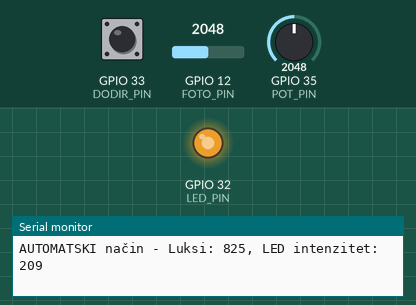
Simulated run of this sketch. Board: ESP32. Shown: output pins drawn as LEDs (lit = HIGH), the last lines printed to the serial monitor. The inputs (shaded band) are chosen by the test bench; at power-on: GPIO 33 (DODIR_PIN) HIGH, GPIO 35 (POT_PIN) = 2048, GPIO 12 (FOTO_PIN) = 2048.

Above: at 1.2 s.
1.3 s: GPIO 33 (DODIR_PIN) pulled LOW for 0.15 s
At 2.5 s:
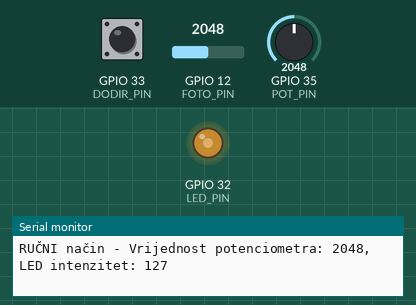
2.9 s: GPIO 35 (POT_PIN) set to 2866
At 4.0 s:
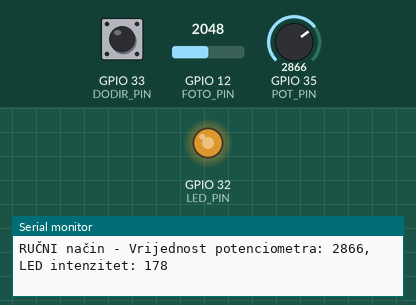
4.4 s: GPIO 33 (DODIR_PIN) pulled LOW for 1 s
At 5.4 s:
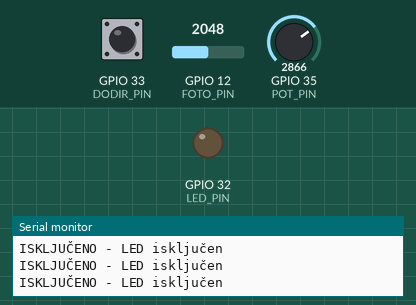
6.9 s: GPIO 33 (DODIR_PIN) pulsed LOW 5 times (0.12 s each, 0.3 s apart)
At 8.7 s:
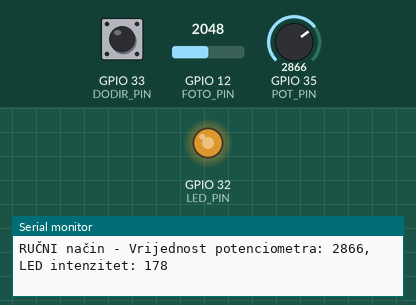
9.9 s: GPIO 35 (POT_PIN) set to 491
At 10.4 s:
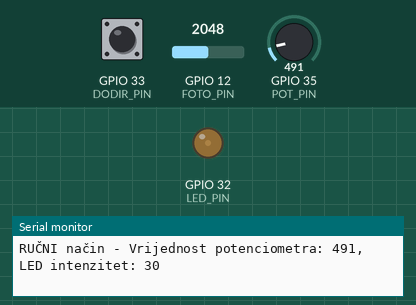
11.4 s: GPIO 35 (POT_PIN) set to 0
At 11.9 s:
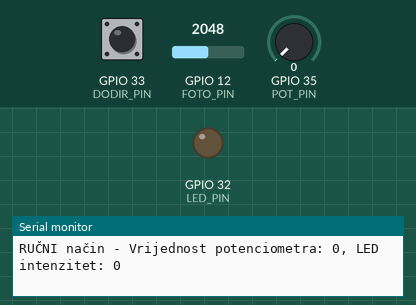
Timing chart, 0 to 13.9 s (numbered marks = the images above; inputs shaded):
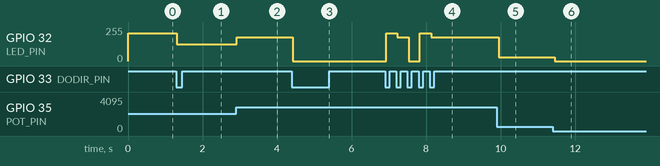

Measured:
- after the input at 1.3 s, GPIO 32 (LED_PIN): 209/255 → 127/255 at once
- after the input at 2.9 s, GPIO 32 (LED_PIN): 127/255 → 178/255 at once
- after the input at 4.4 s, GPIO 32 (LED_PIN): 178/255 → 0/255 at once
- after the input at 6.9 s, GPIO 32 (LED_PIN): 0/255 → 209/255 at once, → 178/255 0.30 s later, → 0/255 0.30 s later, → 209/255 0.30 s later, … (5 changes in this stretch)
- after the input at 9.9 s, GPIO 32 (LED_PIN): 178/255 → 30/255 at once
- after the input at 11.4 s, GPIO 32 (LED_PIN): 30/255 → 0/255 after 0.05 s

The sketch:

Zadatak2.ino
```cpp
#define FOTO_PIN 12
#define LED_PIN 32
#define POT_PIN 35
#define DODIR_PIN 33

const int minimalnoSvjetlo = 10;
const int maksimalnoSvjetlo = 1000;

enum Nacin { AUTOMATSKI, RUCNI, ISKLJUCENO };
Nacin trenutniNacin = AUTOMATSKI;

void setup() {
  Serial.begin(115200);
  pinMode(LED_PIN, OUTPUT);
  touchAttachInterrupt(DODIR_PIN, promijeniNacin, 40);
}

void loop() {
  switch (trenutniNacin) {
    case AUTOMATSKI:
      automatskiNacin();
      break;
    case RUCNI:
      rucniNacin();
      break;
    case ISKLJUCENO:
      iskljuciNacin();
      break;
  }
  delay(100);
}

void automatskiNacin() {
  int vrijednostSenzora = analogRead(FOTO_PIN);
  float napon = vrijednostSenzora * (3.3 / 4095.0);
  int luks = naponULukse(napon);
  int vrijednostLED = map(constrain(luks, minimalnoSvjetlo, maksimalnoSvjetlo),
                          minimalnoSvjetlo, maksimalnoSvjetlo, 0, 255);
  analogWrite(LED_PIN, vrijednostLED);
  Serial.print("AUTOMATSKI način - Luksi: ");
  Serial.print(luks);
  Serial.print(", LED intenzitet: ");
  Serial.println(vrijednostLED);
}

void rucniNacin() {
  int vrijednostPOT = analogRead(POT_PIN);
  int vrijednostLED = map(vrijednostPOT, 0, 4095, 0, 255);
  analogWrite(LED_PIN, vrijednostLED);
  Serial.print("RUČNI način - Vrijednost potenciometra: ");
  Serial.print(vrijednostPOT);
  Serial.print(", LED intenzitet: ");
  Serial.println(vrijednostLED);
}

void iskljuciNacin() {
  analogWrite(LED_PIN, 0);
  Serial.println("ISKLJUČENO - LED isključen");
}

void promijeniNacin() {
  trenutniNacin = static_cast<Nacin>((trenutniNacin + 1) % 3);
  Serial.print("Način promijenjen u: ");
  switch (trenutniNacin) {
    case AUTOMATSKI: Serial.println("AUTOMATSKI"); break;
    case RUCNI: Serial.println("RUČNI"); break;
    case ISKLJUCENO: Serial.println("ISKLJUČENO"); break;
  }
}

int naponULukse(float napon) {
  return napon * 500;
}
```
